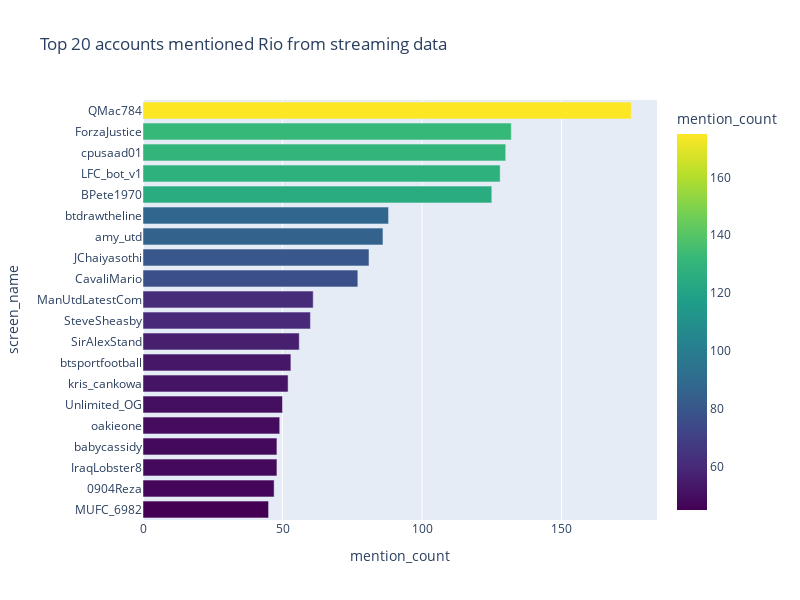

The notebook cell this image was saved under:
### Code cell
fig_stream = px.bar(stream_mention_norio_df, 
             x='mention_count', 
             y='screen_name',
             title = "Top 20 accounts mentioned Rio from streaming data",
             hover_data=['screen_name', 'mention_count'], 
             color='mention_count', 
             color_continuous_scale=px.colors.sequential.Viridis,
             labels={'count':'mention_count'}, height=600, width=800)
fig_stream.update_layout(yaxis_categoryorder = 'total ascending')
fig_stream.show()

### Figure 1 — Plotly figure (JSON) as saved in the notebook; plotly's stock layout.template omitted (floating-point values rounded to 4 significant figures)
{"data": [{"alignmentgroup": "True", "hovertemplate": "mention_count=%{marker.color}<br>screen_name=%{y}<extra></extra>", "legendgroup": "", "marker": {"color": [175, 132, 130, 128, 125, 88, 86, 81, 77, 61, 60, 56, 53, 52, 50, 49, 48, 48, 47, 45], "coloraxis": "coloraxis"}, "name": "", "offsetgroup": "", "orientation": "h", "showlegend": false, "textposition": "auto", "type": "bar", "x": [175, 132, 130, 128, 125, 88, 86, 81, 77, 61, 60, 56, 53, 52, 50, 49, 48, 48, 47, 45], "xaxis": "x", "y": ["QMac784", "ForzaJustice", "cpusaad01", "LFC_bot_v1", "BPete1970", "btdrawtheline", "amy_utd", "JChaiyasothi", "CavaliMario", "ManUtdLatestCom", "SteveSheasby", "SirAlexStand", "btsportfootball", "kris_cankowa", "Unlimited_OG", "oakieone", "IraqLobster8", "babycassidy", "0904Reza", "MUFC_6982"], "yaxis": "y"}], "layout": {"barmode": "relative", "coloraxis": {"colorbar": {"title": {"text": "mention_count"}}, "colorscale": [[0, "#440154"], [0.1111, "#482878"], [0.2222, "#3e4989"], [0.3333, "#31688e"], [0.4444, "#26828e"], [0.5556, "#1f9e89"], [0.6667, "#35b779"], [0.7778, "#6ece58"], [0.8889, "#b5de2b"], [1, "#fde725"]]}, "height": 600, "legend": {"tracegroupgap": 0}, "title": {"text": "Top 20 accounts mentioned Rio from streaming data"}, "width": 800, "xaxis": {"anchor": "y", "domain": [0, 1], "title": {"text": "mention_count"}}, "yaxis": {"anchor": "x", "categoryorder": "total ascending", "domain": [0, 1], "title": {"text": "screen_name"}}}}
